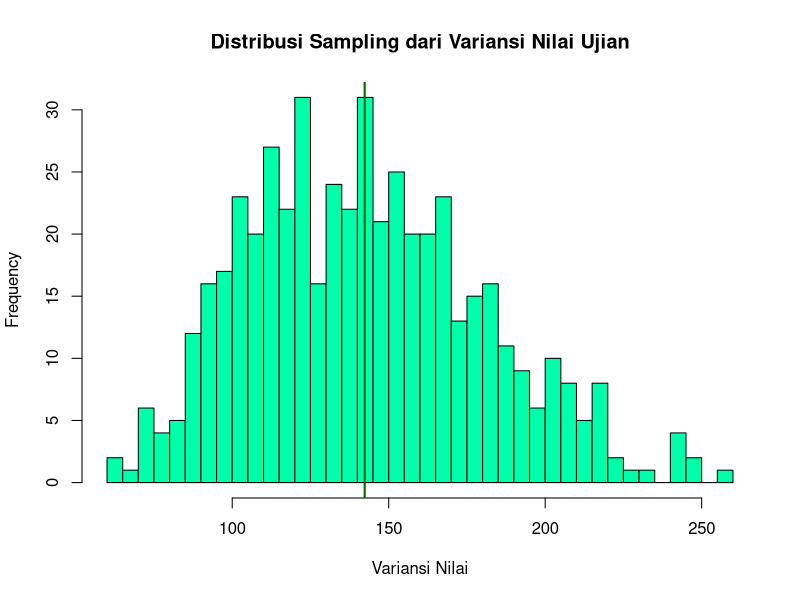

Recreate this plot in R.
# Set seed untuk reproduktibilitas
set.seed(101)

# Parameter populasi
mean_populasi <- 75
sd_populasi <- 12
n <- 30  # Ukuran sampel
banyak_sampel <- 500  # Banyaknya distribusi sampling

# Simulasi distribusi sampling
var_sampel <- replicate(banyak_sampel, {
  sampel <- rnorm(n, mean = mean_populasi, sd = sd_populasi)
  var(sampel)
})

# Plot distribusi sampling
hist(var_sampel, main = "Distribusi Sampling dari Variansi Nilai Ujian",
     xlab = "Variansi Nilai", col = "#00ffaa", breaks = 30)

# Menambahkan garis untuk variansi
abline(v = mean(var_sampel), col = "darkgreen", lwd = 2)

rm(list = ls())